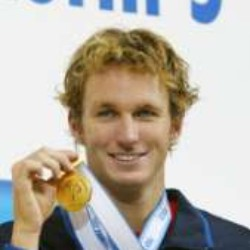
//> input picture picture/1.jpg, 250 x 250 px
$ ./process ./picture/2.jpg   (built with g++ and OpenCV 4)
//> lines starting //> are read from the running program, lines starting //| are printed output that depends on the picture
//=====================================================================
// (c) Copyright EFC of NICS; Tsinghua University. All rights reserved.
// Author   : Kai Zhong
// Email    : zhongk15@mails.tsinghua.edu.cn
// Create Date   : 2019.06.10
// File Name     : process.cpp
// Description   : read pairs of picture name and process them with dpu
//                 then get the result of face recognation and write
//                 into the result file or save in picture.
// Dependencies  : opencv 2.4.9
//                 g++
//=====================================================================

//---------------------------------------------------------------------
// include
//---------------------------------------------------------------------
#define _BSD_SOURCE
#define _XOPEN_SOURCE 500
#include <assert.h>
#include <fcntl.h>
#include <getopt.h>
#include <stdio.h>
#include <stdlib.h>
#include <unistd.h>
#include <time.h>
#include <byteswap.h>
#include <errno.h>
#include <signal.h>
#include <ctype.h>
#include <termios.h>
#include <sys/mman.h>
#include <sys/stat.h>
#include <sys/time.h>
#include <sys/types.h>
#include <iostream>
#include <fstream>
#include <sstream>
#include <string>
#include <vector>
#include <queue>
#include <opencv2/opencv.hpp>
#include <opencv2/core/core.hpp>
#include <opencv2/highgui/highgui.hpp>
#include <opencv2/imgproc/imgproc.hpp>


//---------------------------------------------------------------------
// namespace
//---------------------------------------------------------------------
using namespace std;
using namespace cv;


//---------------------------------------------------------------------
// define
//---------------------------------------------------------------------
/* base address of dpu which shouldn't be changed while hardware is not */
#define INST1_DDR_ADDR 0x6D000000
#define DATA1_DDR_ADDR 0x6A000000
#define WEIT1_DDR_ADDR 0x60000000
#define INST2_DDR_ADDR 0xED000000
#define DATA2_DDR_ADDR 0xEA000000
#define WEIT2_DDR_ADDR 0xE0000000
/* file name of PCIE DMA driver which shouldn't be changed */
#define DMA_H2C_DEVICE "/dev/xdma0_h2c_0"
#define DMA_C2H_DEVICE "/dev/xdma0_c2h_0"
#define DMA_REG_DEVICE "/dev/xdma0_user"

/* customized definations which can be changed according to different app */
#define THRESHOLD 0.29
#define WEIT_FILE_NAME "../weight/concat_svd_weight.bin"
#define INST_FILE_NAME "../weight/concat_svd_instr.bin"

/* define of some simple functions */
/* ltoh: little to host   htol: little to host */
#if __BYTE_ORDER == __LITTLE_ENDIAN
#  define ltohl(x)       (x)
#  define ltohs(x)       (x)
#  define htoll(x)       (x)
#  define htols(x)       (x)
#elif __BYTE_ORDER == __BIG_ENDIAN
#  define ltohl(x)     __bswap_32(x)
#  define ltohs(x)     __bswap_16(x)
#  define htoll(x)     __bswap_32(x)
#  define htols(x)     __bswap_16(x)
#endif

/* error output function */
#define FATAL do { \
    fprintf(stderr, "Error at line %d, file %s (%d) [%s]\n", __LINE__, __FILE__, errno, strerror(errno)); \
    exit(1); \
} while(0)

/* timing profiling function */
//#define TIMING(log_str)do { \
//    gettimeofday(&end, NULL); \
//    timeuse = 1000000*(end.tv_sec-start.tv_sec)+end.tv_usec-start.tv_usec; \
//    printf(log_str, pair, timeuse/1000000.0); \
//} while(0)

#define MAP_SIZE (32*1024UL)
#define MAP_MASK (MAP_SIZE - 1)


//---------------------------------------------------------------------
// class and struct
//---------------------------------------------------------------------
class MyMat {
public:
    Mat _mat;
    // default constructor
    MyMat() {}
    // copy constructor overload (USED BY Push)
    MyMat(const MyMat& src) {
        src._mat.copyTo(_mat);
    }
    // Assignment (=) Operator overloading (USED BY Pop)
    MyMat& operator=(const MyMat& src) {
        src._mat.copyTo(_mat);
        return *this;
    }
};


//---------------------------------------------------------------------
// global varibale
//---------------------------------------------------------------------
static bool save_flag = 0;
static bool show_flag = 0;
vector<string> img_path_pairs;
queue<MyMat> fifo_img_1;
queue<MyMat> fifo_img_2;
queue<String> fifo_img_name_1;
queue<String> fifo_img_name_2;
ofstream output_results;
long timeuse;
struct timeval start, end;
stringstream ss;

//---------------------------------------------------------------------
// declaration of functions
//---------------------------------------------------------------------
static int test_dma_to_device(const char *devicename, uint32_t addr, uint32_t size, uint32_t offset, uint32_t count, const char *filename);
static int test_dma_from_device(const char *devicename, uint32_t addr, uint32_t size, uint32_t offset, uint32_t count, const char *filename);
static int reg_read(const char *devicename , uint32_t addr);
static int reg_write(const char *devicename , uint32_t addr,uint32_t writeval);
static void save_img(Mat &src1, Mat &src2, string info, string name, bool show_flag);
static double get_similarity(const Mat& first, const Mat& second);
static void preprocessing();
static void dpu_calculate();
static void result_output();


//---------------------------------------------------------------------
// main
//---------------------------------------------------------------------
int main(int argc, char* argv[]){

    // [27 lines of commented-out code are left out]
    gettimeofday(&start, NULL);

    // [39 lines of commented-out code are left out]
    preprocessing();
    // [10 lines of commented-out code are left out]
}


// [211 lines left out: functions test_dma_to_device, test_dma_from_device, reg_read, reg_write, getopt_integer, save_img and 1 more, not called in this run]


void preprocessing()
{
    // get images name
    string img_path_1, img_path_2;
    ss << "./picture/1.jpg ./picture/2.jpg";
    ss >> img_path_1;
    ss >> img_path_2;

    // read images
    Mat image_1, image_2;
    image_1 = imread(img_path_1, CV_LOAD_IMAGE_COLOR );
//> image_1 is the input picture: 250 rows x 250 cols, CV_8UC3; mean B, G, R 165.9, 177.4, 184.9
    image_2 = imread(img_path_2, CV_LOAD_IMAGE_COLOR );
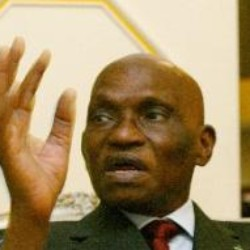
//> input picture picture/2.jpg, 250 x 250 px
//> image_2 is the input picture: 250 rows x 250 cols, CV_8UC3; mean B, G, R 102.1, 140.4, 162.6
    if (image_1.empty() || image_2.empty()) {
        cerr << "Image data error.\n";
        FATAL;
    }

    // process and push images and names into fifo
    MyMat img_1, img_2;
    resize(image_1, img_1._mat, Size(224,224),0,0, CV_INTER_AREA);
    resize(image_2, img_2._mat, Size(224,224),0,0, CV_INTER_AREA);

    // process and store images into bin file
    img_1._mat = img_1._mat/2;
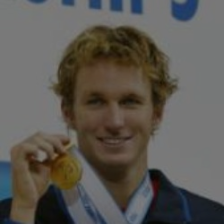
//> img_1._mat: 224 rows x 224 cols, CV_8UC3; mean B, G, R 82.9, 88.7, 92.4
    img_2._mat = img_2._mat/2;
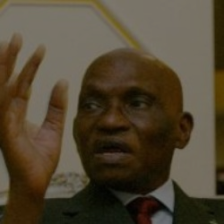
//> img_2._mat: 224 rows x 224 cols, CV_8UC3; mean B, G, R 51, 70.2, 81.3
    ofstream input_bin_1, input_bin_2;
    string input_bin_name_1, input_bin_name_2;
    ss.clear();
    ss << "./data/input_1.bin ";
    ss << "./data/input_2.bin ";
    ss >> input_bin_name_1;
    ss >> input_bin_name_2;
    input_bin_1.open(input_bin_name_1.c_str(), ios::out | ios::binary);
    input_bin_2.open(input_bin_name_2.c_str(), ios::out | ios::binary);
    if (!input_bin_1 || !input_bin_2) {
        cerr << "failed to creat input data file" << endl;
        FATAL;
    }
    for(int i=0;i<img_1._mat.rows;i++){
        for(int j=0;j<img_1._mat.cols;j++){
            input_bin_1.write((char*)&(img_1._mat.at<Vec3b>(i,j)), 3*sizeof(char));
            input_bin_2.write((char*)&(img_2._mat.at<Vec3b>(i,j)), 3*sizeof(char));
        }
    }
    input_bin_1.close();
    input_bin_2.close();
}


// [154 lines left out: functions dpu_calculate, result_output, not called in this run]
